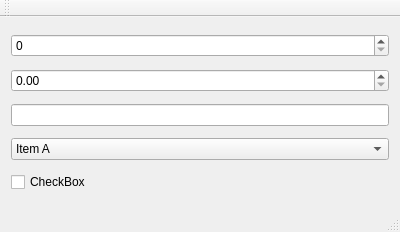
<?xml version="1.0" encoding="UTF-8"?>
<ui version="4.0">
 <class>MainWindow</class>
 <widget class="QMainWindow" name="MainWindow">
  <property name="geometry">
   <rect>
    <x>0</x>
    <y>0</y>
    <width>400</width>
    <height>232</height>
   </rect>
  </property>
  <property name="windowTitle">
   <string>MainWindow</string>
  </property>
  <widget class="QWidget" name="centralWidget">
   <layout class="QVBoxLayout" name="verticalLayout">
    <item>
     <widget class="QSpinBox" name="spinBox"/>
    </item>
    <item>
     <widget class="QDoubleSpinBox" name="doubleSpinBox"/>
    </item>
    <item>
     <widget class="QLineEdit" name="lineEdit"/>
    </item>
    <item>
     <widget class="QComboBox" name="comboBox">
      <item>
       <property name="text">
        <string>Item A</string>
       </property>
      </item>
      <item>
       <property name="text">
        <string>ItemB</string>
       </property>
      </item>
      <item>
       <property name="text">
        <string>Nuevo Item C</string>
       </property>
      </item>
      <item>
       <property name="text">
        <string>Otro item</string>
       </property>
      </item>
      <item>
       <property name="text">
        <string>E-Item</string>
       </property>
      </item>
      <item>
       <property name="text">
        <string>F** item</string>
       </property>
      </item>
     </widget>
    </item>
    <item>
     <widget class="QCheckBox" name="checkBox">
      <property name="text">
       <string>CheckBox</string>
      </property>
     </widget>
    </item>
   </layout>
  </widget>
  <widget class="QMenuBar" name="menuBar">
   <property name="geometry">
    <rect>
     <x>0</x>
     <y>0</y>
     <width>400</width>
     <height>25</height>
    </rect>
   </property>
  </widget>
  <widget class="QToolBar" name="mainToolBar">
   <attribute name="toolBarArea">
    <enum>TopToolBarArea</enum>
   </attribute>
   <attribute name="toolBarBreak">
    <bool>false</bool>
   </attribute>
  </widget>
  <widget class="QStatusBar" name="statusBar"/>
 </widget>
 <layoutdefault spacing="6" margin="11"/>
 <resources/>
 <connections/>
</ui>
